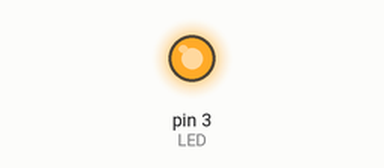
The sketch below on a simulated Arduino Uno, built with avr-gcc and run on an emulated ATmega328P. On the bench: output pins drawn as LEDs (lit = HIGH).

Above: at 0.1 s.
Timing chart, 0 to 1.6 s (numbered marks = the images above):
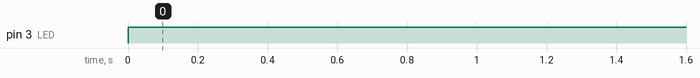

Measured:
- by itself, pin 3 (LED): LOW → HIGH at 0.00 s

The sketch:

Interruption.ino
```cpp
int PIN = 2;
int LED = 3;

volatile int state = HIGH;

void setup() {
  // put your setup code here, to run once:
  pinMode(PIN, INPUT);
    pinMode(LED, OUTPUT);
  attachInterrupt(PIN, interuption, FALLING);
}

void loop() {
  // put your main code here, to run repeatedly:
  digitalWrite(LED, state);
  delay(500);
}

void interuption(){
  if(state==HIGH){
    state = LOW;
  }else{
    state= HIGH;
  }
}
```
